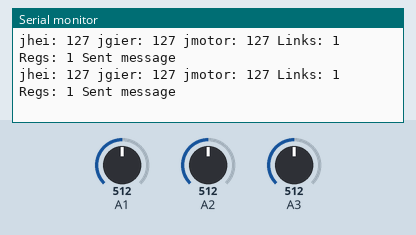
Recording of a sketch running on a simulated Arduino Uno, built with avr-gcc and run on an emulated ATmega328P. Shown: the last lines printed to the serial monitor. Inputs (shaded band) come from the test bench; at power-on: A1 = 512, A2 = 512, A3 = 512. No radio packets arrive unless stated.

Above: at 1.2 s.
1.3 s: A1 set to 418
At 1.47 s:
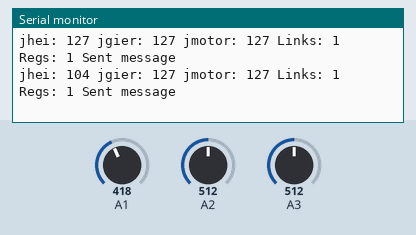
4.3 s: A1 set to 384
At 4.33 s:
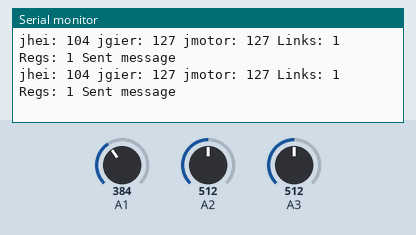
7.3 s: A2 set to 416
At 7.35 s:
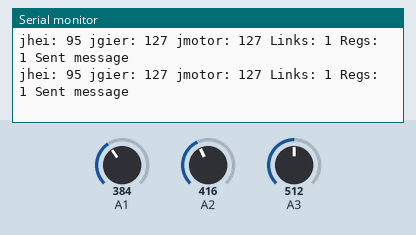
10.3 s: A2 set to 383
At 10.3 s:
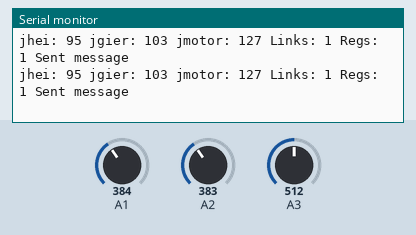
13.3 s: A3 set to 413
At 13.33 s:
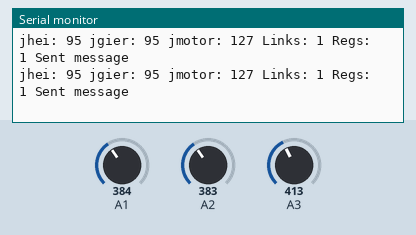
16.3 s: A3 set to 386
At 16.3 s:
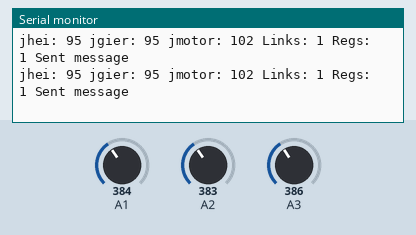
Timing chart, 0 to 19.3 s (numbered marks = the images above; inputs shaded):
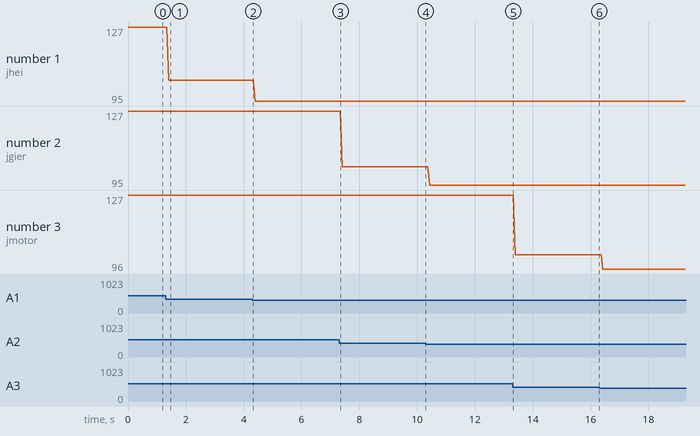

The sketch:

transmit.ino
```cpp
/*
* Arduino Wireless Communication Tutorial
*     Example 1 - Transmitter Code
*
* by Dejan Nedelkovski, www.HowToMechatronics.com
*
* Library: TMRh20/RF24, https://github.com/tmrh20/RF24/
*/

#include <SPI.h>
#include <nRF24L01.h>
#include <RF24.h>

RF24 radio(7, 8); // CE, CSN

// Define the digital inputs
#define jgierLinks 1  // Joystick gier gelykvlug knop links
#define jgierRegs 0  // Joystick gier gelykvlug knop links

const byte address[6] = "00001";

// Max size of this struct is 32 bytes - NRF24L01 buffer limit
struct Data_Package {
  byte jhei;
  byte jgier;
  byte jmotor;
  byte jgierGelykLinks;
  byte jgierGelykRegs;
};

Data_Package data; // Create a variable with the above struct

void setup() {
  Serial.begin(9600);

  radio.begin();
  radio.openWritingPipe(address);
  radio.setChannel(0); //select a channel (in which there is no noise!) 0 ... 125
  radio.setAutoAck(false);
  radio.setDataRate(RF24_250KBPS); // Lowest datarate
  radio.setPALevel(RF24_PA_MAX); // Maximum power
  radio.stopListening();

  // Activate the Arduino internal pull-up resistors
  pinMode(jgierLinks, INPUT_PULLUP);
  pinMode(jgierRegs, INPUT_PULLUP);

  // Set beginwaardes van middel van stuurstok
  data.jhei = 127; // Values from 0 to 255. When Joystick is in resting position, the value is in the middle, or 127. We actually map the pot value from 0 to 1023 to 0 to 255 because that's one BYTE value
  data.jgier = 127;
  data.jmotor = 127;
  data.jgierGelykLinks = 1;
  data.jgierGelykRegs = 1;
}

void loop() {
  // const char text[] = "Hello World";
  // radio.write(&text, sizeof(text));

  // Lees alle analoog insette
  // Convert the analog read value from 0 to 1023 into a BYTE value from 0 to 255
  data.jhei = map(analogRead(A1), 0, 1023, 0, 255);
  data.jgier = map(analogRead(A2), 0, 1023, 0, 255);
  data.jmotor = map(analogRead(A3), 0, 1023, 0, 255);

  // Lees alle digitale insette
  data.jgierGelykLinks = digitalRead(jgierLinks);
  data.jgierGelykRegs = digitalRead(jgierRegs);

  radio.write(&data, sizeof(Data_Package));

  // Ontfouting uitdruk in serie monitor
  Serial.print("jhei: ");
  Serial.print(data.jhei);
  Serial.print(" jgier: ");
  Serial.print(data.jgier);
  Serial.print(" jmotor: ");
  Serial.print(data.jmotor);
  Serial.print(" Links: ");
  Serial.print(data.jgierGelykLinks);
  Serial.print(" Regs: ");
  Serial.print(data.jgierGelykRegs);
  Serial.println(" Sent message");
  //delay(1000);
}
```

Measured:
- after the input at 1.3 s, the serial monitor: prints a new line after 0.11 s (image 1)
- plotted number 1: 127 → 104 after the input at 1.3 s, 104 → 95 after the input at 4.3 s
- plotted number 2: 127 → 103 after the input at 7.3 s
- plotted number 3: 127 → 102 after the input at 13.3 s, 102 → 96 after the input at 16.3 s
